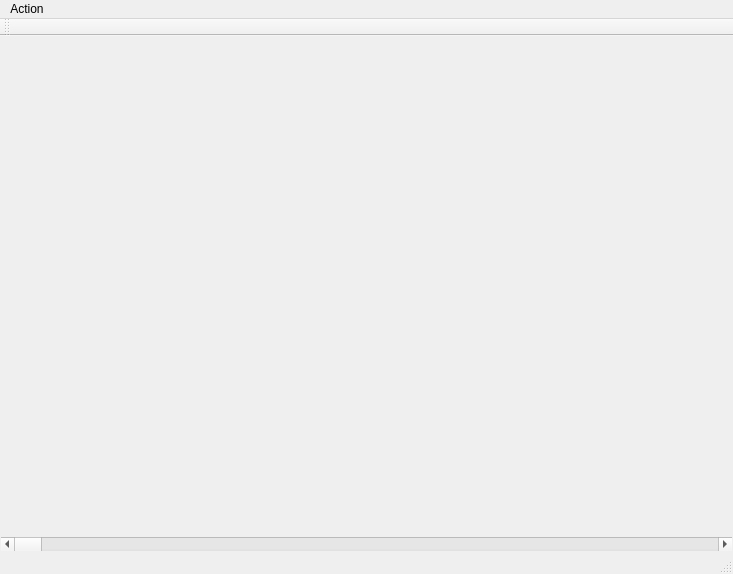
<?xml version="1.0" encoding="UTF-8"?>
<ui version="4.0">
 <class>MainWindow</class>
 <widget class="QMainWindow" name="MainWindow">
  <property name="geometry">
   <rect>
    <x>0</x>
    <y>0</y>
    <width>733</width>
    <height>574</height>
   </rect>
  </property>
  <property name="windowTitle">
   <string>MainWindow</string>
  </property>
  <widget class="QWidget" name="centralWidget">
   <layout class="QHBoxLayout" name="horizontalLayout">
    <property name="spacing">
     <number>0</number>
    </property>
    <property name="leftMargin">
     <number>1</number>
    </property>
    <property name="topMargin">
     <number>1</number>
    </property>
    <property name="rightMargin">
     <number>1</number>
    </property>
    <property name="bottomMargin">
     <number>1</number>
    </property>
    <item>
     <widget class="myWidget" name="drawOnMe" native="true">
      <layout class="QHBoxLayout" name="horizontalLayout_2">
       <property name="spacing">
        <number>0</number>
       </property>
       <property name="leftMargin">
        <number>0</number>
       </property>
       <property name="topMargin">
        <number>0</number>
       </property>
       <property name="rightMargin">
        <number>0</number>
       </property>
       <property name="bottomMargin">
        <number>0</number>
       </property>
       <item alignment="Qt::AlignBottom">
        <widget class="QScrollBar" name="horizontalScrollBar">
         <property name="maximum">
          <number>100000</number>
         </property>
         <property name="orientation">
          <enum>Qt::Horizontal</enum>
         </property>
        </widget>
       </item>
      </layout>
     </widget>
    </item>
   </layout>
  </widget>
  <widget class="QMenuBar" name="menuBar">
   <property name="geometry">
    <rect>
     <x>0</x>
     <y>0</y>
     <width>733</width>
     <height>21</height>
    </rect>
   </property>
   <widget class="QMenu" name="menuAction">
    <property name="title">
     <string>Action</string>
    </property>
    <addaction name="actionPlay"/>
    <addaction name="actionStop"/>
   </widget>
   <addaction name="menuAction"/>
  </widget>
  <widget class="QToolBar" name="mainToolBar">
   <attribute name="toolBarArea">
    <enum>TopToolBarArea</enum>
   </attribute>
   <attribute name="toolBarBreak">
    <bool>false</bool>
   </attribute>
  </widget>
  <widget class="QStatusBar" name="statusBar"/>
  <action name="actionPlay">
   <property name="text">
    <string>Play</string>
   </property>
  </action>
  <action name="actionStop">
   <property name="text">
    <string>Stop</string>
   </property>
  </action>
 </widget>
 <layoutdefault spacing="6" margin="11"/>
 <customwidgets>
  <customwidget>
   <class>myWidget</class>
   <extends>QWidget</extends>
   <header>mainwindow.h</header>
   <container>1</container>
  </customwidget>
 </customwidgets>
 <resources/>
 <connections/>
</ui>
